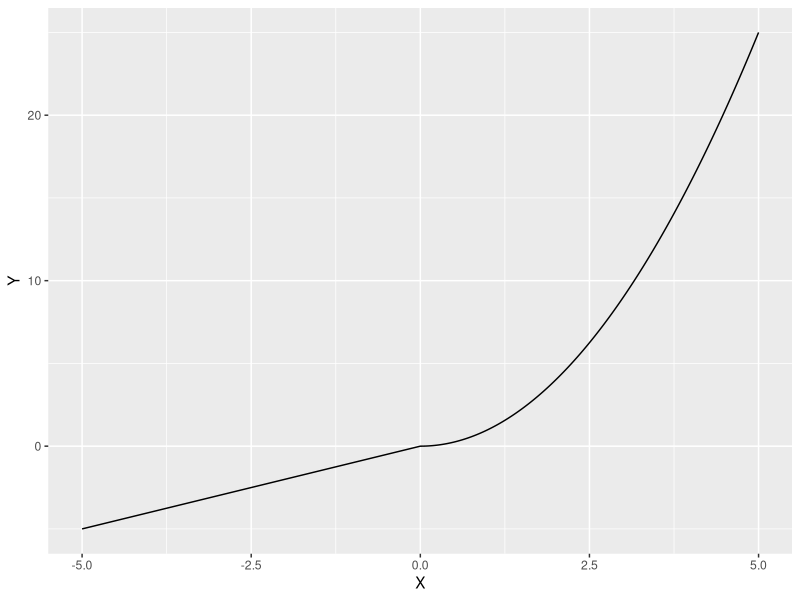
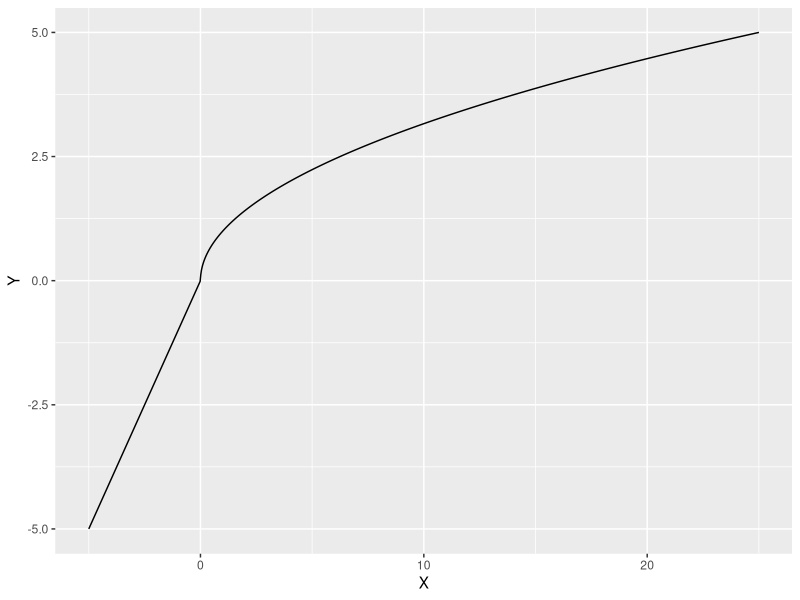

Reproduce these figures in R, in order.
library(tidyverse)

ya <- tibble(X = seq(-5,5, length = 1000)) %>% #prob 1.1
  mutate(Y = case_when(X < 0 ~ X,
                       X >= 0 ~ X^2)) %>% 
  ggplot() +
  geom_line(aes(x=X,y=Y))

ya

ya_inv <- tibble(X = seq(-5,25, length = 1000)) %>% # prob 1.2
  mutate(Y = case_when(X < 0 ~ X,
                       X >= 0 ~ X^0.5)) %>% 
  ggplot() +
  geom_line(aes(x=X,y=Y))

ya_inv




univ_prob1 <- tibble(w = seq(0,1, length = 1000), #6.1
                     x = w^2) %>%
  mutate(inside = (x >= 0.2 & x <= 0.3) | (x >= 0.9 & x <= 1)) %>% 
  count(inside) %>% 
  mutate(prob = n/sum(n))

univ_prob2 <- tibble(w = seq(0,1, length = 1000), #6.2
                     y = (1-w)^2) %>%
  mutate(inside = (y >= 0.2 & y <= 0.3) | (y >= 0.9 & y <= 1)) %>% 
  count(inside) %>% 
  mutate(prob = n/sum(n))




#6.3
funk <- function(w) {
  w^2 + 1
}

probability <- function(a,b,X) {
  prob <- tibble(w = seq(0,1, length =1000),
                 Fx = X(w)) %>% 
    mutate(inside = Fx >= a & Fx <= b) %>% 
    count(inside) %>% 
    mutate(prob = n/sum(n)) 
    return(pull(prob[2,3]))
    #return(prob)
}

probability(1.33,1.66,funk) 
